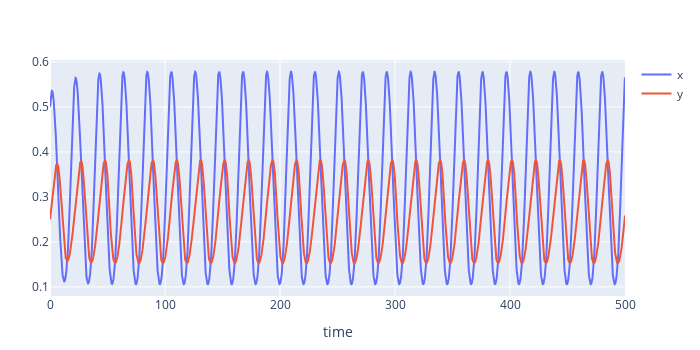

Notebook code cell kept with this figure:
### Code cell
function predprey(u, t)

    # println(u)

    if(!isapprox(length(u), 2.0; atol=eps(Float64), rtol=0))
        throw(error("Please make sure you have entered two initial conditions for the function."))
    end

    a = 1
    b = 0.2
    d = 0.1
    x = u[1]    
    y = u[2]
    
    x_dot = x.*(1-x) - (a.*x.*y)./(d + x)
    y_dot = b.*y.*(1 - (y./x))
    
    return [x_dot y_dot]
end

t = 0:0.1:500
u0 = [.5 .25]
# u0 = [1 1]


include("../visualisation.jl")

plot_ode(predprey, u0, t, ["x" "y"])

### Figure 1 — Plotly figure (JSON) as saved in the notebook; plotly's stock layout.template omitted (floating-point values rounded to 4 significant figures; data arrays with more than 128 entries replaced by an {"elided": "..."} marker saying what was removed)
{"data": [{"mode": "lines", "name": "x", "showlegend": true, "type": "scatter", "x": {"elided": "5001 float values"}, "y": {"elided": "5001 float values"}}, {"mode": "lines", "name": "y", "showlegend": true, "type": "scatter", "x": {"elided": "5001 float values"}, "y": {"elided": "5001 float values"}}], "layout": {"height": 350, "margin": {"b": 50, "l": 50, "r": 50, "t": 60}, "width": 700, "xaxis": {"title": {"text": "time"}}}}
